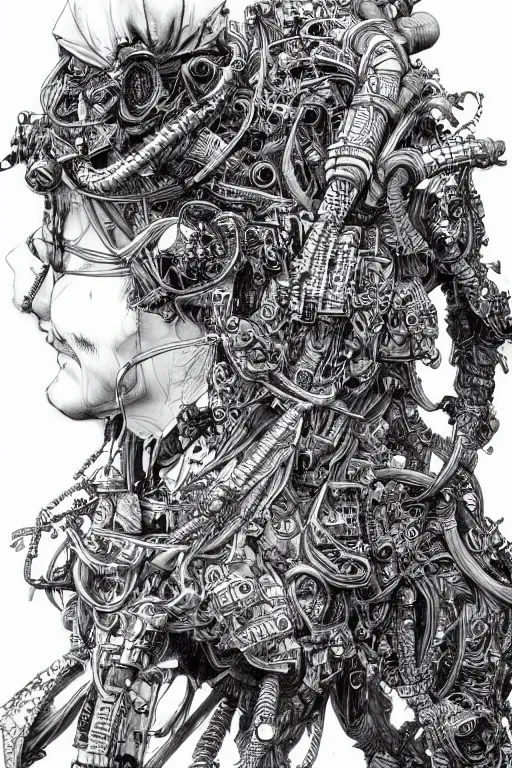
#> input picture images/image1.png, 512 x 768 px
$ jupyter execute entropy.ipynb
#> lines starting #> are read from the running program, lines starting #| are printed output that depends on the picture; long printed decimals are rounded
[cell 1]
import numpy as np
from PIL import Image

[cell 2]
image1 = Image.open("images/image1.png").convert("L")
image2 = Image.open("images/image2.png").convert("L")
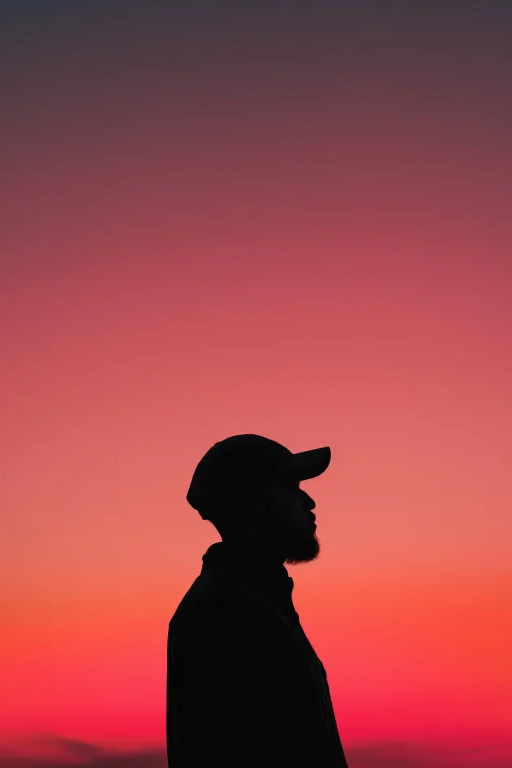
#> input picture images/image2.png, 512 x 768 px
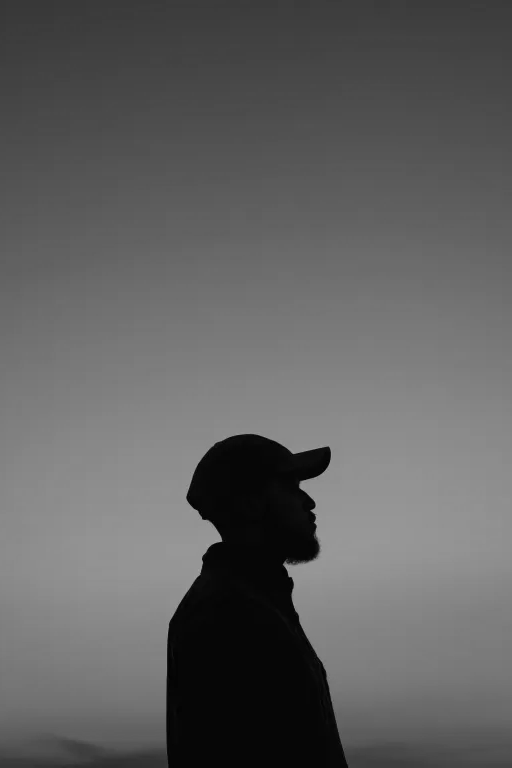
#> image2: PIL image 512x768 L; min 0, max 162, mean 96.9

display(image1)
display(image2)

[cell 3]
def calculate_histogram_and_probabilities(image):
    histogram = np.zeros(256)
    for pixel in image.getdata():
        histogram[pixel] += 1
#> after the loop, histogram = 256 values, max 44170 at index 253, min 195 at index 188, mean 1536

    pmf = np.zeros(256)
    for i in range(256):
        pmf[i] = histogram[i] / (image.size[0] * image.size[1])
#> after the loop, pmf = 256 values, max 0.112 at index 253, min 0.000496 at index 188, mean 0.00391

    print("Histogram: ", histogram[0])
#| Histogram:  1161.0
    print("PMF: ", pmf[0])
#| PMF:  0.002953
    return histogram, pmf

[cell 4]
def plot_histogram(histogram):
    import matplotlib.pyplot as plt
    plt.plot(histogram)
    plt.show()

[cell 5]
image1_histogram, image1_prob = calculate_histogram_and_probabilities(image1)
#> image1_histogram has the same summary as histogram in calculate_histogram_and_probabilities; image1_prob has the same summary as pmf in calculate_histogram_and_probabilities
image2_histogram, image2_prob = calculate_histogram_and_probabilities(image2)
#> the loop in calculate_histogram_and_probabilities (call 2), `for pixel in image.getdata():` made 393216 passes
#> pixel on passes 1 to 3: 55, 55, 55
#| Histogram:  13.0
#| PMF:  3.3060709635416664e-05
#> image2_histogram = 256 values, max 26675 at index 6, min 0 at index 161, mean 1536; image2_prob = 256 values, max 0.0678 at index 6, min 0 at index 161, mean 0.00391

plot_histogram(image1_histogram)
#> in plot_histogram, `plt.show()`:
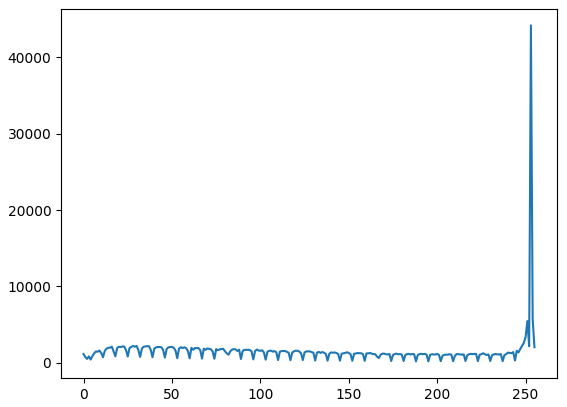
#> figure drawn by matplotlib, 1 panel; curve peaks at x = 253, y = 44170
plot_histogram(image2_histogram)
#> in plot_histogram (call 2), `plt.show()`:
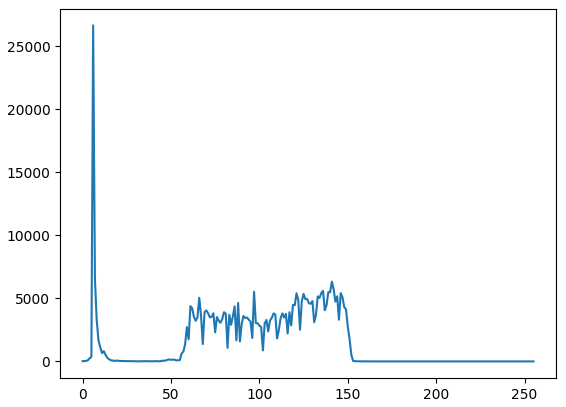
#> figure drawn by matplotlib, 1 panel; curve peaks at x = 6, y = 26675

print(len(image1_prob))
#| 256
print(len(image2_prob))
#| 256

[cell 6]
def calculate_entropy(probabilities):
    total = 0
    for i in range(256):
        if probabilities[i] != 0:
            total += probabilities[i] * np.log2(probabilities[i])
#> this loop made 256 passes
#> total on passes 1 to 12: -0.0248, -0.0424, -0.0551, -0.0742, -0.085, -0.105, -0.131, -0.162, -0.192, -0.224, -0.251, -0.268
#> after the loop, total = -7.47

    return -total

[cell 7]
entropy_1 = calculate_entropy(image1_prob)
#> entropy_1 = 7.47
entropy_2 = calculate_entropy(image2_prob)
#> the loop in calculate_entropy (call 2), `for i in range(256):` made 256 passes
#> total on passes 1 to 12: -0.000492, -0.00157, -0.00279, -0.00567, -0.0123, -0.0216, -0.285, -0.384, -0.441, -0.475, -0.499, -0.514
#> entropy_2 = 6.54

print(f"Entropy of image 1: {entropy_1}")
#| Entropy of image 1: 7.471
print(f"Entropy of image 2: {entropy_2}")
#| Entropy of image 2: 6.537
